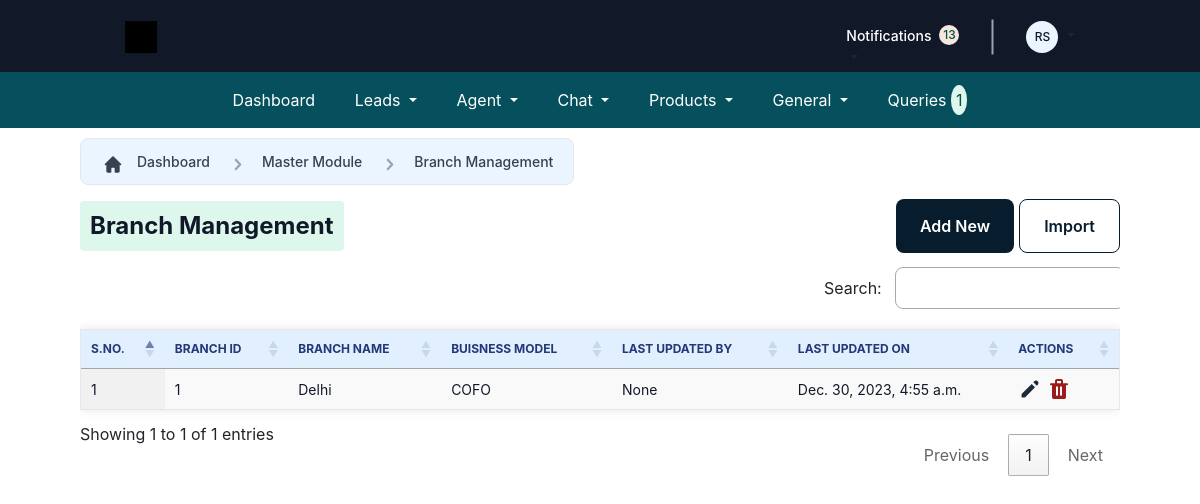
/Employee/Addbranch/ (signed in), run on the app's committed database.
### crm_app/models.py (models this page shows, shortened)
class CustomUser(AbstractUser):
    user_type_data = (
        ("1", "HOD"),
        ("2", "Admin"),
        ("3", "Employee"),
        ("4", "Agent"),
        ("5", "Out Sourcing Agent"),
        ("6", "Customer"),
    )
    user_type = models.CharField(default="1", choices=user_type_data, max_length=10)
    is_logged_in = models.BooleanField(default=False)
    def generate_initials(self):
        first_initial = self.first_name[0].upper() if self.first_name else ""
        last_initial = self.last_name[0].upper() if self.last_name else ""
        return f"{first_initial}{last_initial}"
    def __str__(self):
        return f"{self.first_name} {self.last_name}"

class Branch(models.Model):
    branch_name = models.CharField(max_length=20)
    branch_source = models.CharField(max_length=50, choices=BRANCH_SOURCES)
    last_updated_by = models.ForeignKey(
        CustomUser, on_delete=models.SET_NULL, null=True, blank=True
    )
    last_updated_on = models.DateTimeField(auto_now=True)

### crm_app/EmployeeViews.py (the view, shortened to what this page needs)
# urls.py: path("Addbranch/", add_branch, name="add_branch"),
@login_required
def add_branch(request):
    branch = Branch.objects.all().order_by("-id")
    user = request.user
    dep = user.employee.department
    form = BranchForm(request.POST or None)
    context = {"form": form, "branch": branch, "dep": dep}
    return render(request, "Employee/mastermodule/Branch/BranchList.html", context)

### crm_app/forms.py
class BranchForm(forms.ModelForm):
    class Meta:
        model = Branch
        fields = ["branch_name", "branch_source"]
        widgets = {
            "branch_name": forms.TextInput(attrs={"class": "form-control"}),
            "branch_source": forms.Select(attrs={"class": "form-select"}),
        }

### crm_app/context_processors.py (called while the page is built)
def faq_count(request):
    if request.user.is_authenticated:
        count = FAQ.objects.all().count()
    else:
        count = 0
    return {"faq_count": count}

### templates/Employee/mastermodule/Branch/BranchList.html (shortened to what this page needs)
{% extends "Employee/Base/base.html" %}
{% load crispy_forms_tags %}
{% block main-content %}
    <div class="form-container">
      <div class="custom-container">
        <div class="icon-container">
          <div class="icon">
          </div>
        </div>
        <div class="text-container">
          <a href="{% url "employee_dashboard" %}" style="text-decoration: none">
            <div class="text">Dashboard</div>
          </a>
        </div>
        <div class="icon-container">
          <div class="icon">
          </div>
        </div>
        <div class="text-container">
          <div class="text">Master Module</div>
        </div>
        <div class="icon-container">
          <div class="icon">
          </div>
        </div>
        <div class="text-container">
          <div class="text">Branch Management</div>
        </div>
      </div>
      <div class="mastermodulebutton">
        <div class="customs-container">
            <div class="custom-box">
                <div class="custom-text">Branch Management</div>
            </div>
        </div>
        <div class="addimportmaster">
            <div class="addmaster" type="button" class="btn btn-primary" data-toggle="modal" data-target="#myModal">Add New</div>
            <div class="importmaster" data-toggle="modal" data-target="#importbranchModal">Import</div>
        </div>
      </div>
      <div class="table-container">
        <div class="table-responsive">
          <table id="example" class="display">
            <thead>
              <tr>
                <th>S.NO.</th>
                <th>BRANCH ID</th>
                <th>Branch Name</th>
                <th>BUISNESS MODEL</th>
                <th>last updated BY</th>
                <th>last updated on</th>
                <th>ACTIONS</th>
              </tr>
            </thead>
            <tbody>
              {% for i in branch %}
              <tr>
                <td>{{forloop.counter}}</td>
                <td>{{i.id}}</td>
                <td>{{i.branch_name}}</td>
                <td>{{i.branch_source}}</td>
                <td>{{i.last_updated_by}}</td>
                <td>{{i.last_updated_on}}</td>
                <td>
                  <div class="row" style="display: flex">
                    <div class="col-md-3">
                      <a href="http://"  data-toggle="modal" data-target="#editcurrencymyModal-{{i.id}}">
                      </a>
                    </div>
                    <div class="col-md-3">
                      <a href="{% url "emp_delete_branch" i.id %}">
                      </a>
                    </div>
                  </div>
                </td>
              </tr>
              {% endfor %}
            </tbody>
          </table>
        </div>
      </div>
      </div>
    {% endblock main-content %}

### templates/Employee/Base/header.html (shortened to what this page needs)
{% load static %}
<div class="Navbar">
   <div class="Content">
     <div class="Logo">
       <div class="LogoElement">
         <div class="ClipPathGroup">
           <div class="Vector" id="black-bg"></div>
           <div class="Group">
             <div class="Vector" id="white-bg">
             </div>
           </div>
         </div>
       </div>
     </div>
     <div class="Cta">
      <div class="Buttons">
        <a class="nav-link dropdown-toggle" href="#" id="notificationDropdown" role="button" data-bs-toggle="dropdown" aria-expanded="false" style="margin-top: 20px;">
         <div class="Link">
           <div class="Text">Notifications</div>
           <div class="Badge">
             <div class="Text1" id="notification">{{notification_Count}}</div>
           </div>
         </div>
        </a>
        <div class="Separator"></div>
         <a class="nav-link dropdown-toggle" href="#" id="navbarDropdown" role="button" data-bs-toggle="dropdown" aria-expanded="false">
           <div class="Avatar">
             <div class="Ph">{{request.user.generate_initials}}</div>
           </div>
         </a>
      </div>
     </div>
   </div>
 </div>

### static/style/Styling/DashboardDesign/css/style.css (style rules this page uses)
body { margin: 0; font-family: 'Inter', sans-serif; }

### data on the page
CustomUser: user.generate_initials "RS"
Branch: id "1", branch_name "Delhi", branch_source "COFO", last_updated_by "None", last_updated_on "Dec. 30, 2023, 4:55 a.m."

### other printed values
{{ notification_Count }} "13"
{{ faq_count }} "1"
